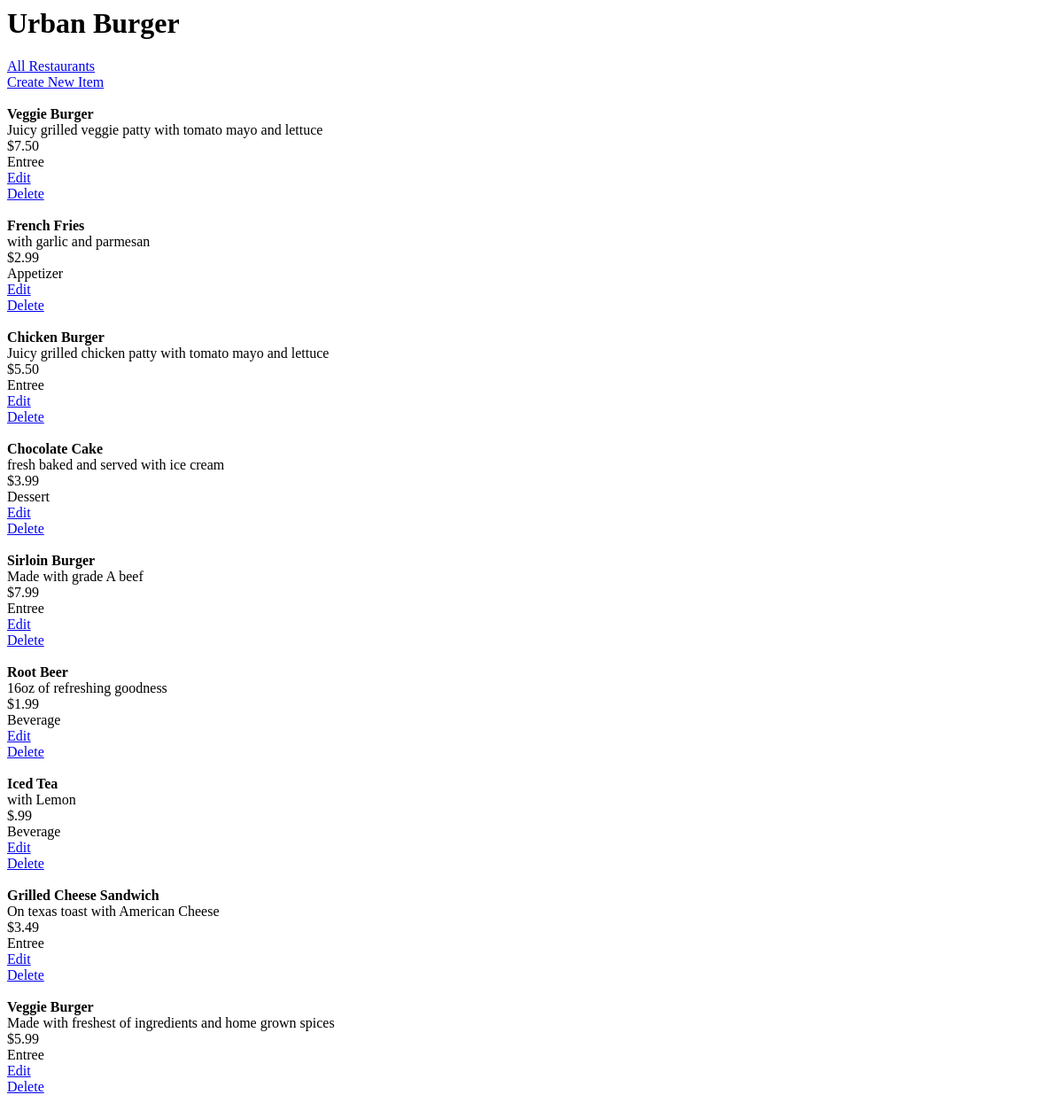
Page /restaurant/1/menu on the committed database.
### database_setup.py (models this page shows, shortened)
class Restaurant(Base):
	__tablename__ = 'restaurant'
	name = Column(String(80), nullable = False)
	id = Column(Integer, primary_key = True)

class MenuItem(Base):
	__tablename__ = 'menu_item'
	name = Column(String(80), nullable = False)
	id = Column(Integer, primary_key = True)
	course = Column(String(259))
	description = Column(String(250))
	price = Column(String(8))
	restaurant_id = Column(Integer, ForeignKey('restaurant.id'))
	restaurant = relationship(Restaurant)

### finalproject.py (the view)
@app.route('/restaurant/<int:restaurant_id>')
@app.route('/restaurant/<int:restaurant_id>/menu')
def showMenu(restaurant_id):
	restaurant = session.query(Restaurant).filter_by(id=restaurant_id).one()
	items = session.query(MenuItem).filter_by(restaurant_id=restaurant_id).all()
	return render_template('menu.html',items = items, restaurant=restaurant)

### templates/menu.html (shortened to what this page needs)
<html>
	<head>
		<link rel=stylesheet type=text/css href="{{ url_for('static', filename='styles.css') }}">
	</head>
	<body>
		<h1>{{restaurant.name}}</h1>
		<a href="{{url_for('showRestaurants')}}">All Restaurants</a></br>
		<a href = "{{url_for('newMenuItem', restaurant_id = restaurant.id) }}">Create New Item</a>
		{% for i in items %}
			<div>
				<b>{{i.name}}</b></br>
				{{i.description}}</br>
				{{i.price}}</br>
				{{i.course}}</br>
				<a href="{{ url_for('editMenuItem', restaurant_id = restaurant.id, menu_id = i.id) }}">Edit</a></br>
				<a href="{{ url_for('deleteMenuItem', restaurant_id = restaurant.id, menu_id = i.id) }}">Delete</a></br>
			</div>
		{% endfor %}
	</body>
</html>

### rows in the picture
Restaurant: name "Urban Burger"
MenuItem: name "Veggie Burger", description "Juicy grilled veggie patty with tomato mayo and lettuce", price "$7.50", course "Entree"
MenuItem: name "French Fries", description "with garlic and parmesan", price "$2.99", course "Appetizer"
MenuItem: name "Chicken Burger", description "Juicy grilled chicken patty with tomato mayo and lettuce", price "$5.50", course "Entree"
MenuItem: name "Chocolate Cake", description "fresh baked and served with ice cream", price "$3.99", course "Dessert"
MenuItem: name "Sirloin Burger", description "Made with grade A beef", price "$7.99", course "Entree"
MenuItem: name "Root Beer", description "16oz of refreshing goodness", price "$1.99", course "Beverage"
MenuItem: name "Iced Tea", description "with Lemon", price "$.99", course "Beverage"
MenuItem: name "Grilled Cheese Sandwich", description "On texas toast with American Cheese", price "$3.49", course "Entree"
MenuItem: name "Veggie Burger", description "Made with freshest of ingredients and home grown spices", price "$5.99", course "Entree"
